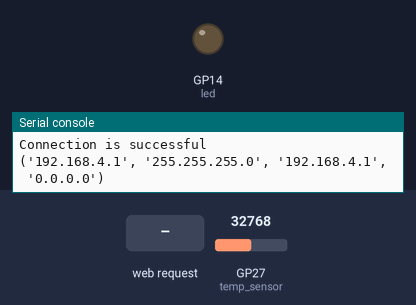
The program below on a simulated Raspberry Pi Pico running MicroPython. Shown: output pins drawn as LEDs (lit = HIGH), the last lines printed to the serial console. The inputs (shaded band) are chosen by the test bench; at power-on: GP27 (temp_sensor) = 32768 (analog values on the 0–65535 scale). The board's own WiFi access point starts at once.

Above: at 1.2 s.
1.3 s: HTTP request GET /?Heat=on received
At 1.6 s:
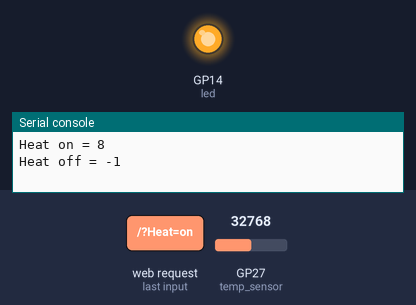
2.8 s: HTTP request GET /?Heat=off received
At 3.9 s:
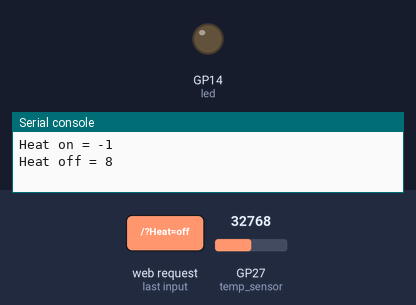
Timing chart, 0 to 5.8 s (numbered marks = the images above; inputs shaded):
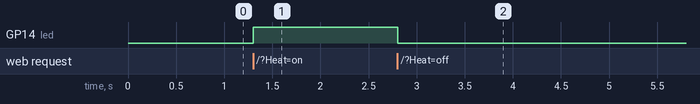

Measured:
- after the input at 1.3 s, GP14 (led): LOW → HIGH at once
- after the input at 2.8 s, GP14 (led): HIGH → LOW at once

The program:

Temp_WiFi_actuator_Btn.py
```python
# Wireless Communication using Access Point Mode of RPi Pico W

# Libraries
# libraries for wireless communication part
import network
import socket
# libraries for sensor circuit part
import machine
import utime # time library could be used instead
import math # library to perform mathematical operations

# Configure GP14 as an output pin. An actuator (red LED) is connected to this pin.
led = machine.Pin(14, machine.Pin.OUT)

# Configure ADC(1), which is GP27, as ADC channel and call it as temp_sensor
temp_sensor = machine.ADC(27)
# define a function to get the status of light sensor
def get_tempSensorValue():
    tempSensorValue = temp_sensor.read_u16() # read the ADC output and store it
# The below equation gives temperature in degree Celcius. Adjust the value 10 in the denominator to calibrate the sensor reading.
    tempValue = round(((((1/(1/298+(1/3960)*math.log((65535/(tempSensorValue)-1)))) - 273)*1)),1)
    return str(tempValue)

# create a web page
def web_page(tempValue):
    # Use f-string to allow for passing the status and updating the webpage dynamically
    html = f"""
          <!DOCTYPE html>
            <html>

            <head>
            <meta name="viewport" content="width=device-width, initial-scale=1">

            <style>
                html {{ font-family: Helvetica; display: inline-block; margin: 0px auto; text-align: center;}}
                .buttonGreen {{ background-color: #4CAF50; border: 2px solid #000000;; color: white; padding: 15px 32px; text-align: center; text-decoration: none; display: inline-block; font-size: 16px; margin: 4px 2px; cursor: pointer; }}
                .buttonRed {{ background-color: #D11D53; border: 2px solid #000000;; color: white; padding: 15px 32px; text-align: center; text-decoration: none; display: inline-block; font-size: 16px; margin: 4px 2px; cursor: pointer; }}
                text-decoration: none; font-size: 30px; margin: 2px; cursor: pointer;
            </style>
            </head>


            <body>

            <form><center>
            <center> <button class="buttonGreen" name="Heat" value="on" type="submit">Heat ON</button>
            <br><br>
            <center> <button class="buttonRed" name="Heat" value="off" type="submit">Heat OFF</button>
            </form>

            <p>Ambient temperature is {tempValue} degree Celcius</p>

            </body>
            </html>
            """
    return str(html) # return html as a string

# Create an Access Point
ssid = 'RPI_PICO_AP'       #Set access point name. you can change this.
password = '12345678'      #Set your access point password. you can use your own password.

ap = network.WLAN(network.AP_IF)
ap.config(essid=ssid, password=password)
ap.active(True)            #activating

while ap.active() == False:
  pass
print('Connection is successful')
print(ap.ifconfig()) # get the ip address of the Pico W. This info will be used to connect to the Pico.


# Create a socket server
s = socket.socket(socket.AF_INET, socket.SOCK_STREAM)
s.bind(('', 80))
s.listen(5)

# Response when connection received
while True:
    conn, addr = s.accept()
    print('Got a connection from %s' % str(addr))
    request = conn.recv(1024)
    print(request)
# additional code to allow control of actuator from web page
    request = str(request)
    Heat_on = request.find('Heat=on')
    Heat_off = request.find('Heat=off')
    print( 'Heat on = ' + str(Heat_on))
    print( 'Heat off = ' + str(Heat_off))
    if Heat_on != -1:
        led.value(1) # the label led should be same as the one used in line 13.
    if Heat_off != -1:
        led.value(0) # the label led should be same as the one used in line 13.

    tempValue = get_tempSensorValue() # get the lightStatus by calling the function.
    response = web_page(tempValue) # respond to the call by loading the web page
    conn.send("HTTP/1.1 200 OK\n")
    conn.send("Content-Type: text/html\n")
    conn.send("Connection: close\n\n")
    conn.sendall(response)
    conn.close()


#     request = str(request)
#     print('Content = %s' % request)
```
